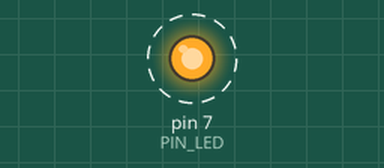
Bench run of a sketch on a simulated Arduino Uno, built with avr-gcc and run on an emulated ATmega328P. Shown: output pins drawn as LEDs (lit = HIGH). Dashed ring = blinking. What the sketch prints to the serial monitor is not drawn.

Above: at 0.5 s.
Timing chart, 0 to 4.6 s (numbered marks = the images above):
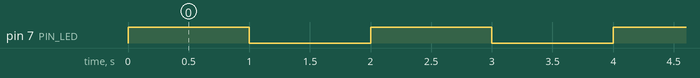

Measured:
- by itself, pin 7 (PIN_LED): alternates HIGH for 1.0 s and LOW for 1.0 s

The sketch:

05_practice_1.ino
```cpp
#define PIN_LED 7
unsigned int count, toggle;


void setup(){
  pinMode(PIN_LED, OUTPUT);
  Serial.begin(115200); // Initialize serial port
  while (!Serial){
    ; // wait for serial port to connect.
  }
  Serial.println("Hello World!");
  count = toggle = 0;
  digitalWrite(PIN_LED, toggle); // turn off LED.
}
void loop() {
  Serial.println(++count);
  toggle = toggle_state(toggle); //toggle LED value.
  digitalWrite(PIN_LED, toggle); // update LED status.
  delay(1000); // wait for 1,000 milliseconds
}

int toggle_state(int toggle){
  if (toggle == 1){
    toggle = 0;
  }
  else if (toggle == 0){
    toggle = 1;
  }
  return toggle;
}
```
